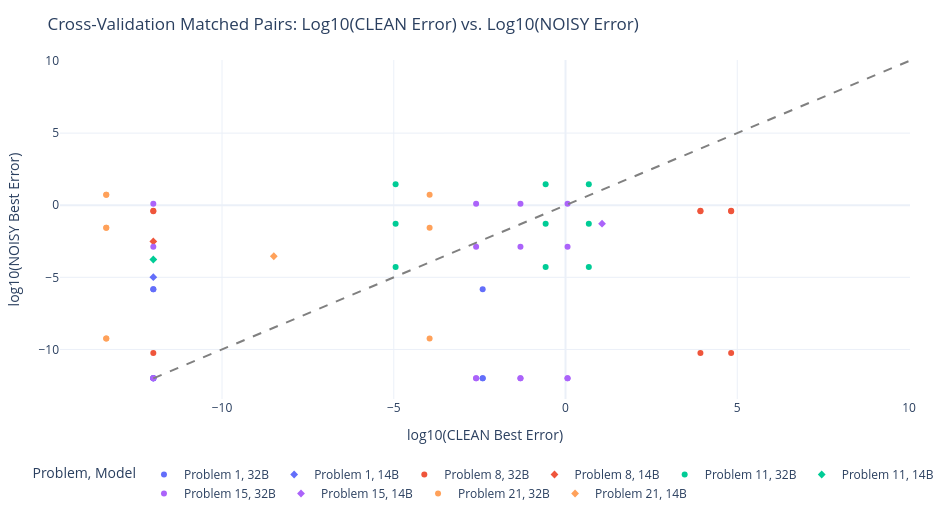

Notebook source saved alongside this figure:
### Markdown cell above
## 7. Matched Pair Scatter: Does CLEAN Quality Predict NOISY Quality?

### 🎯 Why we do this plot (THE CORE CROSS-VALIDATION QUESTION):
This is the central test of our hypothesis: **If an algorithm performs well in CLEAN mode, does that predict it will perform well under NOISY conditions?**

### 📖 How to read it:
- **X-axis**: $\log_{10}(\text{CLEAN Error})$ for a specific setup.
- **Y-axis**: $\log_{10}(\text{NOISY Error})$ for the *exact same configuration pair* (same Problem, LLM, Strategy, Instance).
- **Dashed Diagonal Line ($Y=X$)**: Represents equal performance. Points on the line mean no noise penalty. Points far **above** the diagonal represent severe noise degradation.

### 💡 Key Takeaway:
Points scatter far above the diagonal with rank shifts of 5–10 positions. **CLEAN performance is a POOR predictor of NOISY performance.** Benchmarking in clean environments does not cross-validate noise resilience.

### Code cell
# Plot 7: Matched Pair Cross-Validation Scatter Plot (CLEAN vs NOISY)
df_clean_runs = df_completed[df_completed['mode'] == 'CLEAN'].copy()
df_noisy_runs = df_completed[df_completed['mode'] == 'NOISY'].copy()

df_pairs = pd.merge(
    df_clean_runs,
    df_noisy_runs,
    on=['problem_id', 'llm_name', 'prompt_strategy', 'instance_id'],
    suffixes=('_clean', '_noisy')
)

def safe_log10(val):
    if pd.isna(val) or val <= 0:
        return -12.0
    elif np.isinf(val) or val > 1e10:
        return 10.0
    return float(np.log10(val))

df_pairs['log_clean'] = df_pairs['best_final_error_clean'].apply(safe_log10)
df_pairs['log_noisy'] = df_pairs['best_final_error_noisy'].apply(safe_log10)
df_pairs['model_short'] = df_pairs['llm_name'].apply(lambda x: '14B' if '14b' in x.lower() else '32B')
df_pairs['problem_label'] = df_pairs['problem_id'].apply(lambda pid: f"Problem {pid}")

fig_p7 = px.scatter(
    df_pairs,
    x='log_clean',
    y='log_noisy',
    color='problem_label',
    symbol='model_short',
    hover_data=['prompt_strategy'],
    title='Cross-Validation Matched Pairs: Log10(CLEAN Error) vs. Log10(NOISY Error)',
    labels={'log_clean': 'log10(CLEAN Best Error)', 'log_noisy': 'log10(NOISY Best Error)', 'problem_label': 'Problem', 'model_short': 'Model'}
)
fig_p7.add_shape(type="line", x0=-12, y0=-12, x1=10, y1=10, line=dict(color="Gray", dash="dash"))
apply_clean_layout(fig_p7, height=520, width=950)
fig_p7.show()

### Figure 1 — Plotly figure (JSON) as saved in the notebook; plotly's stock layout.template omitted (floating-point values rounded to 4 significant figures)
{"data": [{"customdata": [["baseline"], ["baseline"], ["baseline"], ["baseline"], ["baseline"], ["baseline"], ["baseline"], ["baseline"], ["baseline"]], "hovertemplate": "Problem=Problem 1<br>Model=32B<br>log10(CLEAN Best Error)=%{x}<br>log10(NOISY Best Error)=%{y}<br>prompt_strategy=%{customdata[0]}<extra></extra>", "legendgroup": "Problem 1, 32B", "marker": {"color": "#636efa", "symbol": "circle"}, "mode": "markers", "name": "Problem 1, 32B", "orientation": "v", "showlegend": true, "type": "scatter", "x": [-2.412, -2.412, -2.412, -12.0, -12.0, -12.0, -12.0, -12.0, -12.0], "xaxis": "x", "y": [-12.0, -12.0, -5.82, -12.0, -12.0, -5.82, -12.0, -12.0, -5.82], "yaxis": "y"}, {"customdata": [["baseline"]], "hovertemplate": "Problem=Problem 1<br>Model=14B<br>log10(CLEAN Best Error)=%{x}<br>log10(NOISY Best Error)=%{y}<br>prompt_strategy=%{customdata[0]}<extra></extra>", "legendgroup": "Problem 1, 14B", "marker": {"color": "#636efa", "symbol": "diamond"}, "mode": "markers", "name": "Problem 1, 14B", "orientation": "v", "showlegend": true, "type": "scatter", "x": [-12.0], "xaxis": "x", "y": [-4.991], "yaxis": "y"}, {"customdata": [["baseline"], ["baseline"], ["baseline"], ["baseline"], ["baseline"], ["baseline"], ["baseline"], ["baseline"], ["baseline"]], "hovertemplate": "Problem=Problem 8<br>Model=32B<br>log10(CLEAN Best Error)=%{x}<br>log10(NOISY Best Error)=%{y}<br>prompt_strategy=%{customdata[0]}<extra></extra>", "legendgroup": "Problem 8, 32B", "marker": {"color": "#EF553B", "symbol": "circle"}, "mode": "markers", "name": "Problem 8, 32B", "orientation": "v", "showlegend": true, "type": "scatter", "x": [3.928, 3.928, 3.928, -12.0, -12.0, -12.0, 4.822, 4.822, 4.822], "xaxis": "x", "y": [-0.3834, -10.25, -0.4202, -0.3834, -10.25, -0.4202, -0.3834, -10.25, -0.4202], "yaxis": "y"}, {"customdata": [["baseline"]], "hovertemplate": "Problem=Problem 8<br>Model=14B<br>log10(CLEAN Best Error)=%{x}<br>log10(NOISY Best Error)=%{y}<br>prompt_strategy=%{customdata[0]}<extra></extra>", "legendgroup": "Problem 8, 14B", "marker": {"color": "#EF553B", "symbol": "diamond"}, "mode": "markers", "name": "Problem 8, 14B", "orientation": "v", "showlegend": true, "type": "scatter", "x": [-12.0], "xaxis": "x", "y": [-2.511], "yaxis": "y"}, {"customdata": [["baseline"], ["baseline"], ["baseline"], ["baseline"], ["baseline"], ["baseline"], ["baseline"], ["baseline"], ["baseline"]], "hovertemplate": "Problem=Problem 11<br>Model=32B<br>log10(CLEAN Best Error)=%{x}<br>log10(NOISY Best Error)=%{y}<br>prompt_strategy=%{customdata[0]}<extra></extra>", "legendgroup": "Problem 11, 32B", "marker": {"color": "#00cc96", "symbol": "circle"}, "mode": "markers", "name": "Problem 11, 32B", "orientation": "v", "showlegend": true, "type": "scatter", "x": [0.6783, 0.6783, 0.6783, -4.946, -4.946, -4.946, -0.5782, -0.5782, -0.5782], "xaxis": "x", "y": [-4.284, -1.289, 1.457, -4.284, -1.289, 1.457, -4.284, -1.289, 1.457], "yaxis": "y"}, {"customdata": [["baseline"]], "hovertemplate": "Problem=Problem 11<br>Model=14B<br>log10(CLEAN Best Error)=%{x}<br>log10(NOISY Best Error)=%{y}<br>prompt_strategy=%{customdata[0]}<extra></extra>", "legendgroup": "Problem 11, 14B", "marker": {"color": "#00cc96", "symbol": "diamond"}, "mode": "markers", "name": "Problem 11, 14B", "orientation": "v", "showlegend": true, "type": "scatter", "x": [-12.0], "xaxis": "x", "y": [-3.763], "yaxis": "y"}, {"customdata": [["baseline"], ["baseline"], ["baseline"], ["baseline"], ["baseline"], ["baseline"], ["baseline"], ["baseline"], ["baseline"], ["baseline"], ["baseline"], ["baseline"], ["baseline"], ["baseline"], ["baseline"], ["baseline"]], "hovertemplate": "Problem=Problem 15<br>Model=32B<br>log10(CLEAN Best Error)=%{x}<br>log10(NOISY Best Error)=%{y}<br>prompt_strategy=%{customdata[0]}<extra></extra>", "legendgroup": "Problem 15, 32B", "marker": {"color": "#ab63fa", "symbol": "circle"}, "mode": "markers", "name": "Problem 15, 32B", "orientation": "v", "showlegend": true, "type": "scatter", "x": [-2.603, -2.603, -2.603, -2.603, 0.05951, 0.05951, 0.05951, 0.05951, -1.312, -1.312, -1.312, -1.312, -12.0, -12.0, -12.0, -12.0], "xaxis": "x", "y": [-12.0, 0.1052, -12.0, -2.872, -12.0, 0.1052, -12.0, -2.872, -12.0, 0.1052, -12.0, -2.872, -12.0, 0.1052, -12.0, -2.872], "yaxis": "y"}, {"customdata": [["baseline"]], "hovertemplate": "Problem=Problem 15<br>Model=14B<br>log10(CLEAN Best Error)=%{x}<br>log10(NOISY Best Error)=%{y}<br>prompt_strategy=%{customdata[0]}<extra></extra>", "legendgroup": "Problem 15, 14B", "marker": {"color": "#ab63fa", "symbol": "diamond"}, "mode": "markers", "name": "Problem 15, 14B", "orientation": "v", "showlegend": true, "type": "scatter", "x": [1.064], "xaxis": "x", "y": [-1.281], "yaxis": "y"}, {"customdata": [["baseline"], ["baseline"], ["baseline"], ["baseline"], ["baseline"], ["baseline"], ["baseline"], ["baseline"], ["baseline"]], "hovertemplate": "Problem=Problem 21<br>Model=32B<br>log10(CLEAN Best Error)=%{x}<br>log10(NOISY Best Error)=%{y}<br>prompt_strategy=%{customdata[0]}<extra></extra>", "legendgroup": "Problem 21, 32B", "marker": {"color": "#FFA15A", "symbol": "circle"}, "mode": "markers", "name": "Problem 21, 32B", "orientation": "v", "showlegend": true, "type": "scatter", "x": [-13.37, -13.37, -13.37, -13.37, -13.37, -13.37, -3.957, -3.957, -3.957], "xaxis": "x", "y": [-9.233, 0.7283, -1.57, -9.233, 0.7283, -1.57, -9.233, 0.7283, -1.57], "yaxis": "y"}, {"customdata": [["baseline"]], "hovertemplate": "Problem=Problem 21<br>Model=14B<br>log10(CLEAN Best Error)=%{x}<br>log10(NOISY Best Error)=%{y}<br>prompt_strategy=%{customdata[0]}<extra></extra>", "legendgroup": "Problem 21, 14B", "marker": {"color": "#FFA15A", "symbol": "diamond"}, "mode": "markers", "name": "Problem 21, 14B", "orientation": "v", "showlegend": true, "type": "scatter", "x": [-8.492], "xaxis": "x", "y": [-3.536], "yaxis": "y"}], "layout": {"height": 520, "legend": {"orientation": "h", "title": {"text": "Problem, Model"}, "tracegroupgap": 0, "x": 0.5, "xanchor": "center", "y": -0.18, "yanchor": "top"}, "margin": {"b": 80, "l": 60, "r": 40, "t": 60}, "shapes": [{"line": {"color": "Gray", "dash": "dash"}, "type": "line", "x0": -12, "x1": 10, "y0": -12, "y1": 10}], "title": {"text": "Cross-Validation Matched Pairs: Log10(CLEAN Error) vs. Log10(NOISY Error)"}, "width": 950, "xaxis": {"anchor": "y", "domain": [0, 1], "title": {"text": "log10(CLEAN Best Error)"}}, "yaxis": {"anchor": "x", "domain": [0, 1], "title": {"text": "log10(NOISY Best Error)"}}}}
